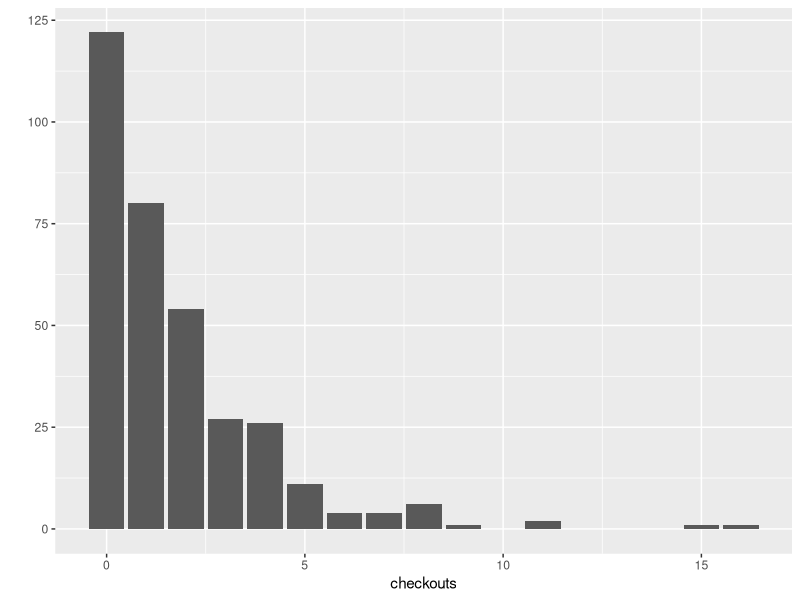
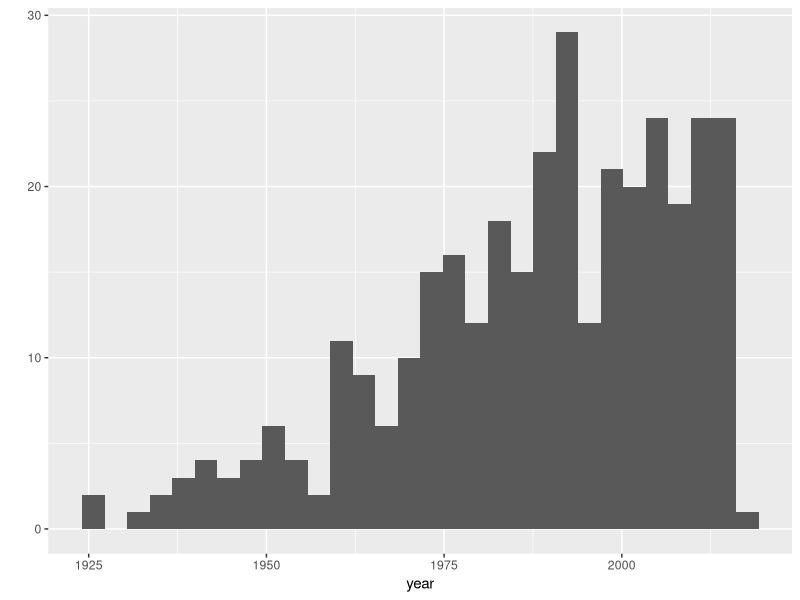
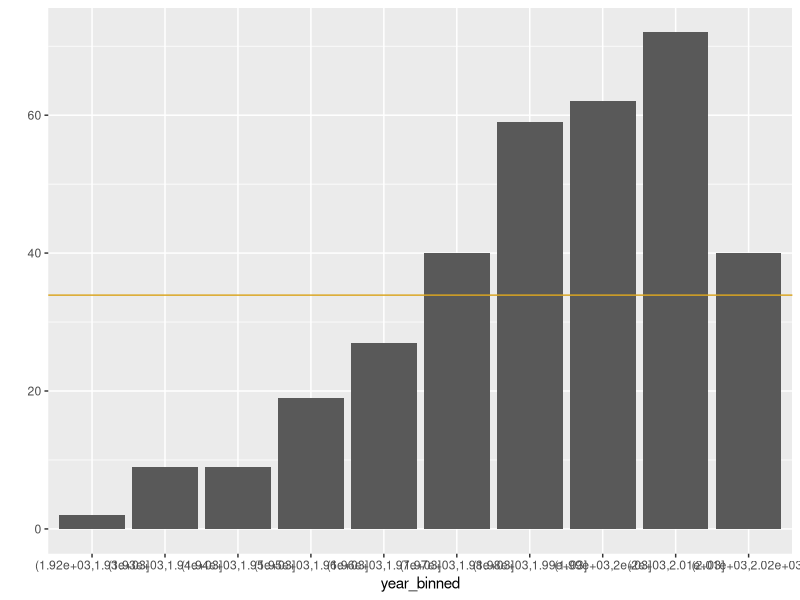
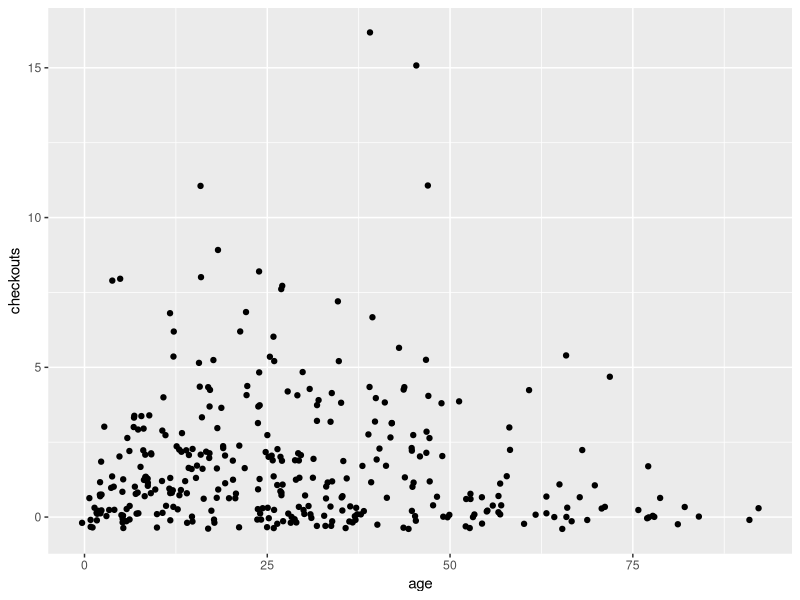
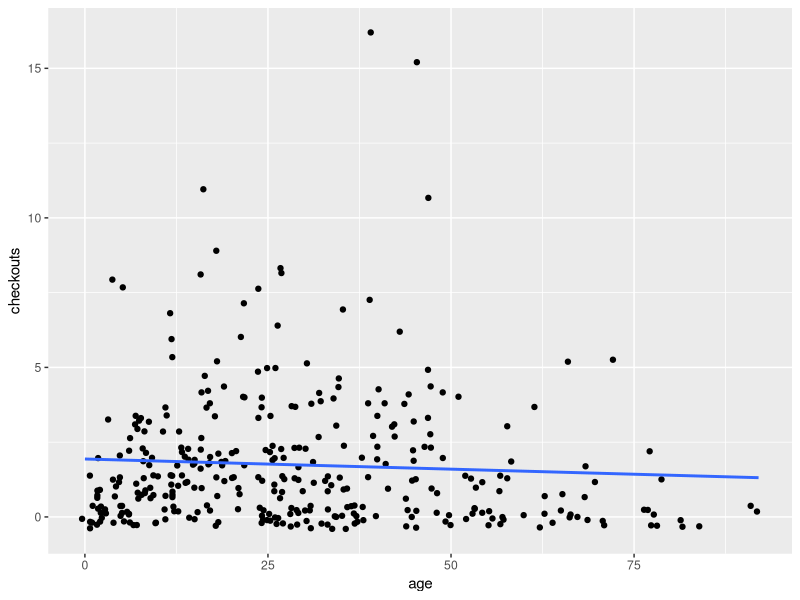
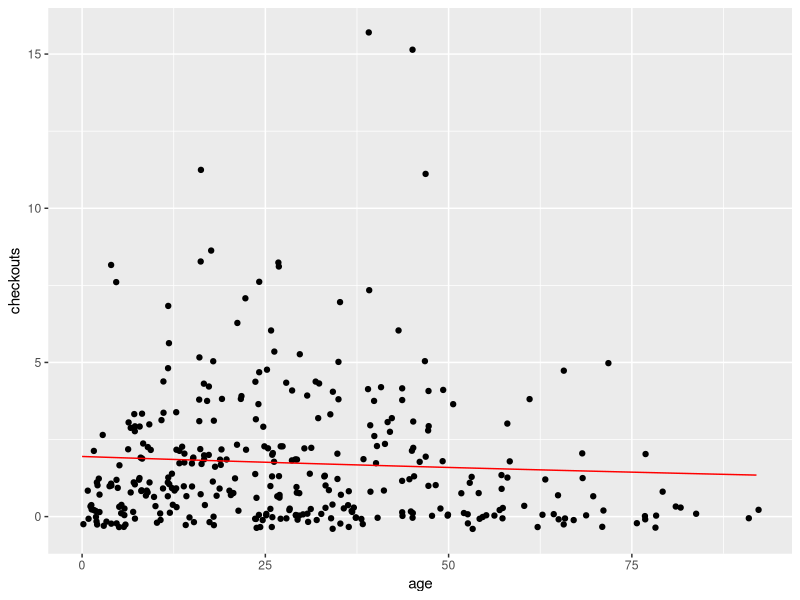
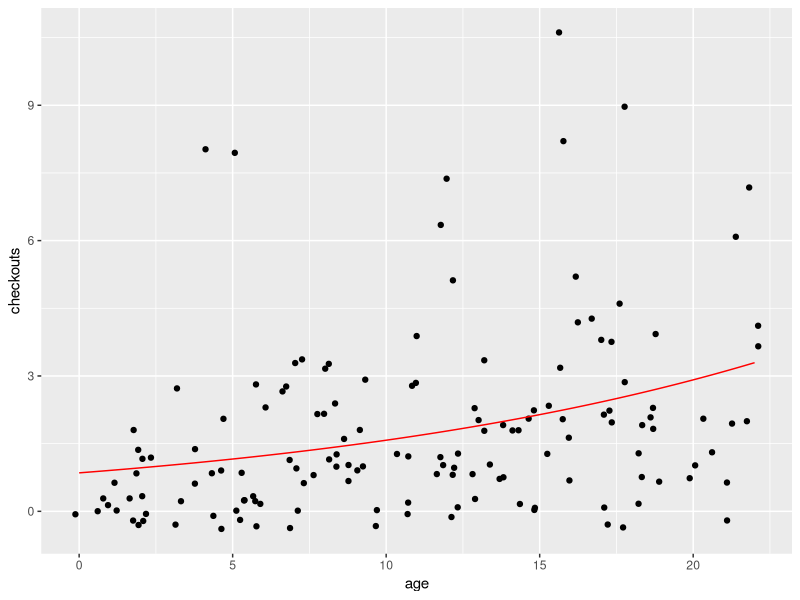
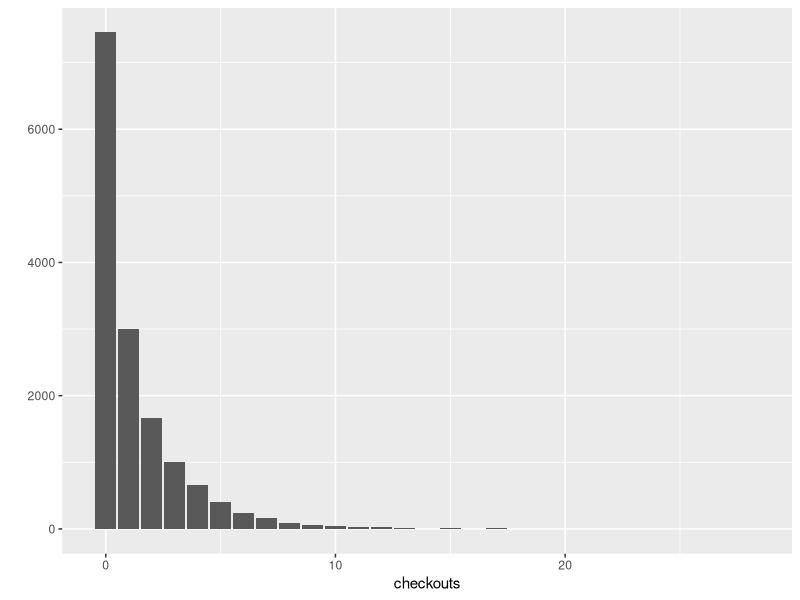

Generate these figures, in order, with R:
## ---- chunk 1
knitr::opts_chunk$set(echo = TRUE, message = FALSE, warning = FALSE)
library(tidyverse)
## ---- chunk 2
theses <- read.csv("sample-theses.csv")
str(theses)
## ---- chunk 3
qplot(x = checkouts, data = theses, geom = "bar")
## ---- chunk 4
theses %>%
  summarize(mean(checkouts),
            median(checkouts))
## ---- chunk 5
n <- nrow(theses)
x_bar <- mean(theses$checkouts)
s <- sd(theses$checkouts)
x_bar + c(1, -1) * qt(.025, df = n - 1) * s / sqrt(n)
## ---- chunk 6
qplot(x = year, data = theses, geom = "histogram")
## ---- chunk 7
year_binned <- cut(theses$year, seq(from = 1920, to = 2020, by = 10))
qplot(year_binned) + 
  geom_hline(yintercept = length(year_binned)/10, 
             color = "goldenrod")
## ---- chunk 8
(obs <- table(year_binned))
## ---- chunk 9
(exp <- length(year_binned)/10)
## ---- chunk 10
(chisq_obs <- sum((obs - exp)^2/exp))
## ---- chunk 11
pchisq(chisq_obs, df = length(obs) - 1, lower.tail = FALSE)
## ---- chunk 12
head(theses)
theses <- theses %>%
  mutate(age = 2017 - year)
head(theses)
## ---- chunk 13
qplot(x = age, y = checkouts, data = theses, geom = "jitter")
## ---- chunk 14
m1 <- lm(checkouts ~ age, data = theses)
summary(m1)
## ---- chunk 15
qplot(x = age, y = checkouts, data = theses, geom = "jitter") +
  stat_smooth(method = "lm", se = FALSE)
## ---- chunk 16
m2 <- glm(checkouts ~ age, data = theses, family = "poisson")
summary(m2)
## ---- chunk 17
qplot(x = age, y = checkouts, data = theses, geom = "jitter") +
  stat_function(fun = function(age) {exp(coef(m2)[1] + coef(m2)[2] * age)},
                color = "red")
## ---- chunk 18
t2 <- theses %>%
  filter(year > 1994)
m2 <- glm(checkouts ~ age, data = t2, family = "poisson")
summary(m2)
## ---- chunk 19
qplot(x = age, y = checkouts, data = t2, geom = "jitter") +
  stat_function(fun = function(age) {exp(coef(m2)[1] + coef(m2)[2] * age)},
                color = "red")
## ---- chunk 20
theses_lib <- read.csv("library_theses_data.csv")
head(theses_lib)
## ---- chunk 21
qplot(x = checkouts, data = theses_lib, geom = "bar")
## ---- chunk 22
theses_lib %>%
  summarize(mean(checkouts),
            median(checkouts))
## ---- chunk 23
qplot(x = year, data = theses_lib, geom = "histogram")
## ---- chunk 24
theses_lib <- theses_lib %>%
  mutate(age = 2017 - year)
qplot(x = age, y = checkouts, data = theses_lib, geom = "jitter")
## ---- chunk 25
t3 <- theses_lib %>%
  filter(year > 1994)
m3 <- glm(checkouts ~ age, data = t3, family = "poisson")
summary(m3)
## ---- chunk 26
qplot(x = age, y = checkouts, data = t3, geom = "jitter") +
  stat_function(fun = function(age) {exp(coef(m3)[1] + coef(m3)[2] * age)},
                color = "red")
## ---- chunk 27
coef(m2) # our data
coef(m3) # library's data
